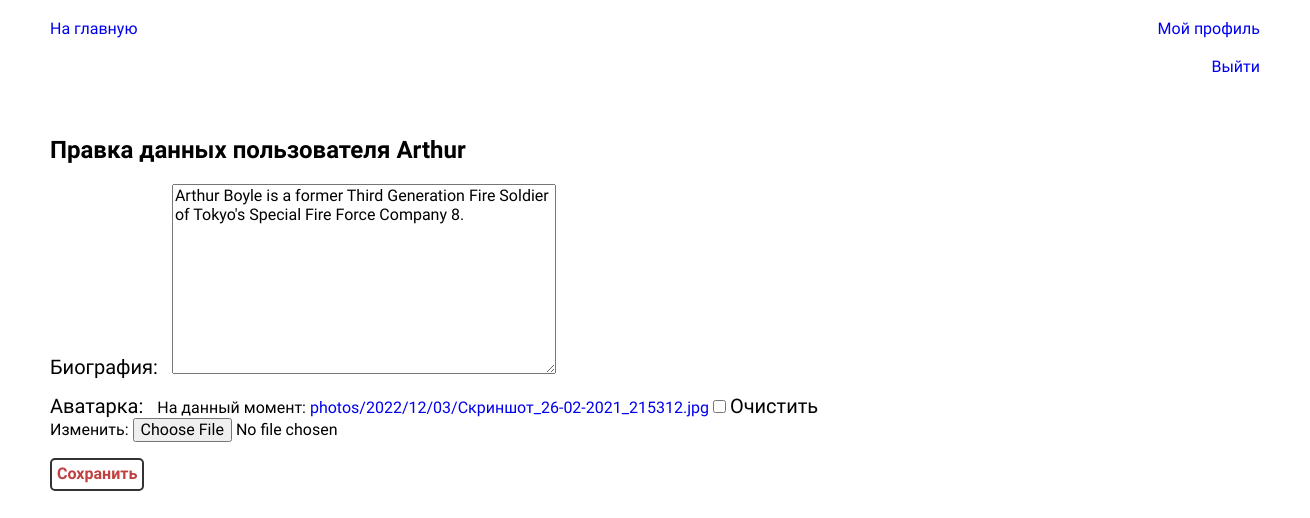
The app's page /profile/change/ (signed in), older data.
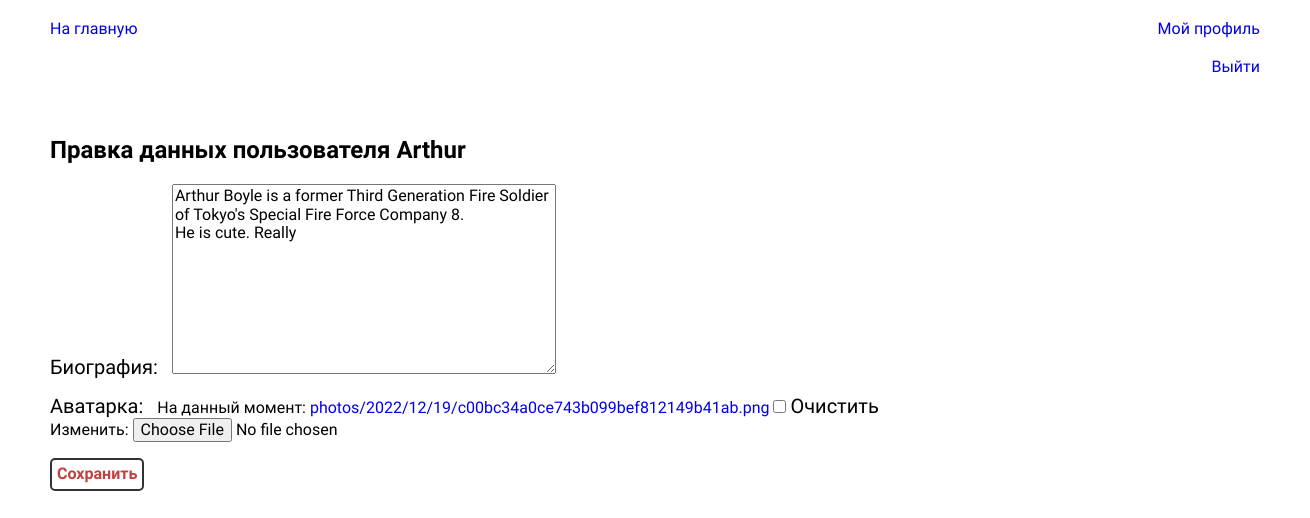
The same page, newer data.
### blog/models.py (models this page shows, shortened)
class CustomUser(AbstractUser):
    biography=models.TextField(verbose_name='Биография', blank=True, null=True)
    avatar=models.ImageField(upload_to="photos/%Y/%m/%d/", verbose_name='Аватарка', blank=True, null=True)

### blog/views.py (the view)
# urls.py: path('profile/change/', ChangeUserInfoView.as_view(), name='profile_change'),
class ChangeUserInfoView(SuccessMessageMixin, LoginRequiredMixin, UpdateView):
    model = CustomUser
    template_name = "blog/change_user_info.html"
    form_class = ChangeUserInfoForm
    success_url = reverse_lazy("my_profile")
    success_message = "Data was changed"
    def setup(self, request, *args, **kwargs):
        self.user_id = request.user.pk
        return super().setup(request, *args, **kwargs)
    def get_object(self, queryset=None):
        if not queryset:
            queryset = self.get_queryset()
        return get_object_or_404(queryset, pk=self.user_id)

### blog/forms.py
class ChangeUserInfoForm(forms.ModelForm):
    class Meta:
        model = CustomUser
        fields = ('biography', 'avatar')

### blog/templates/blog/change_user_info.html (shortened to what this page needs)
{% extends 'blog/base.html' %}
{% block content %}
    <div class="container">
        <h2>Правка данных пользователя {{ user.username }}</h2>
        <form method="post" action="{% url 'profile_change' %}" enctype='multipart/form-data'>
            {{ form.as_p }}
            <button class="btn-reset btn-edit-profile" type='submit'>Сохранить</button>
        </form>
    </div>
{% endblock %}

Row changes from the older to the newer data that the page shows:
changed CustomUser "Arthur": biography "Arthur Boyle is a former Third Generation Fire Soldier of Tokyo's Special Fire Force Company 8." → "Arthur Boyle is a former Third Generation Fire Soldier of Tokyo's Special Fire Force Company 8. He is cute. Really"
Text that changed along with them:
text no longer shown: "Биография: Аватарка: На данный момент: photos/2022/12/03/Скриншот_26-02-2021_215312.jpg Очистить Изменить:"
text now shown: "Биография: Аватарка: На данный момент: photos/2022/12/19/c00bc34a0ce743b099bef812149b41ab.png Очистить Изменить:"
